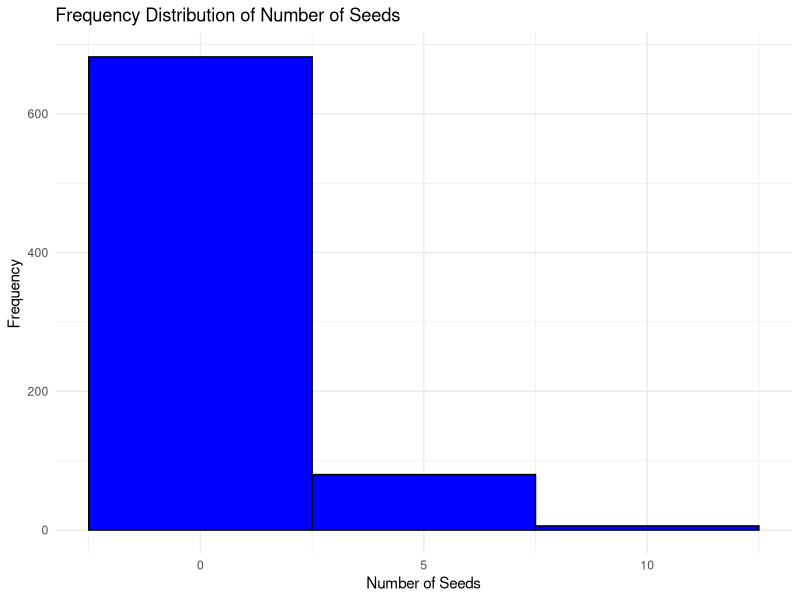
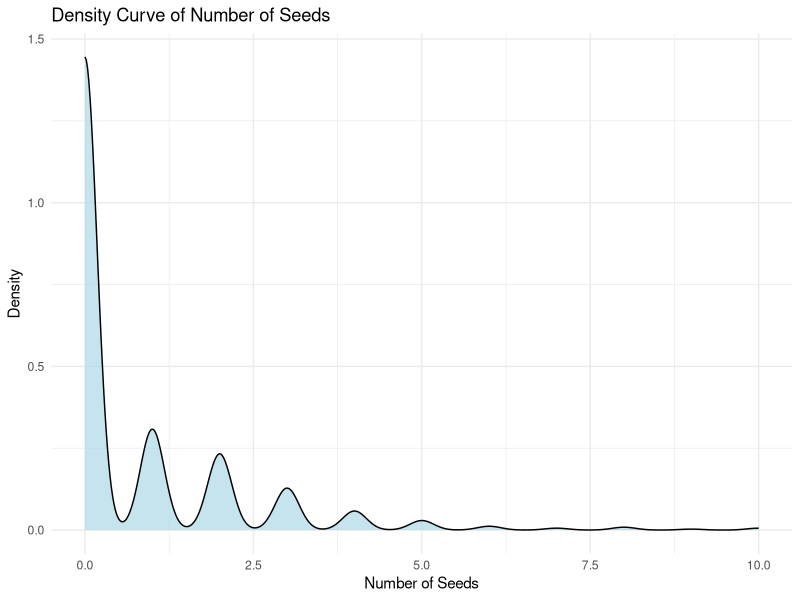
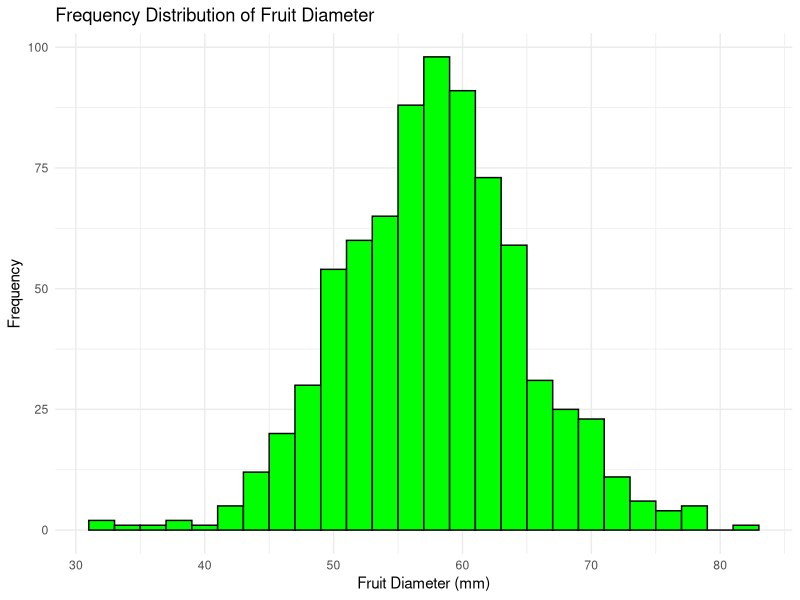
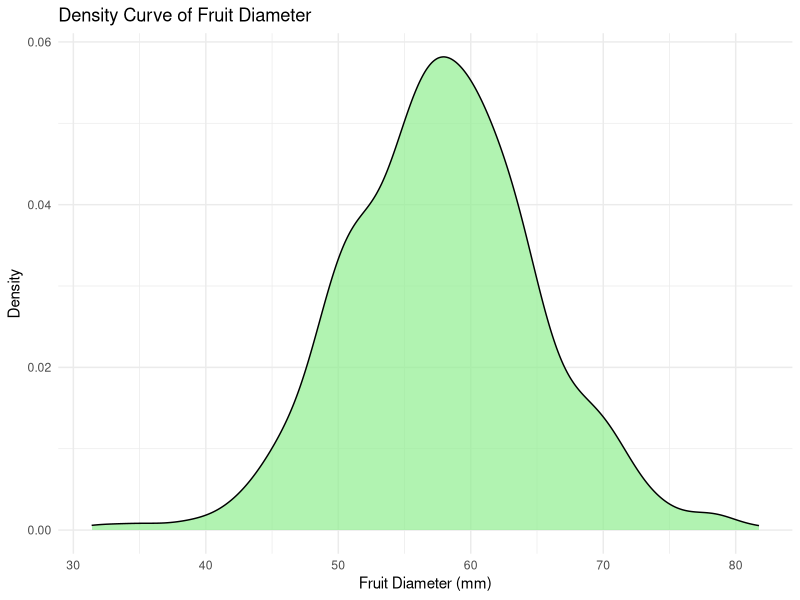
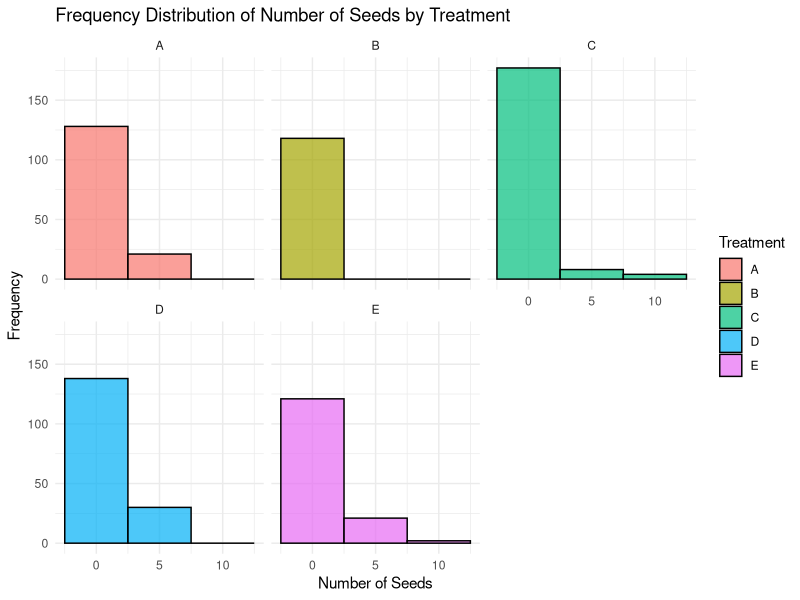
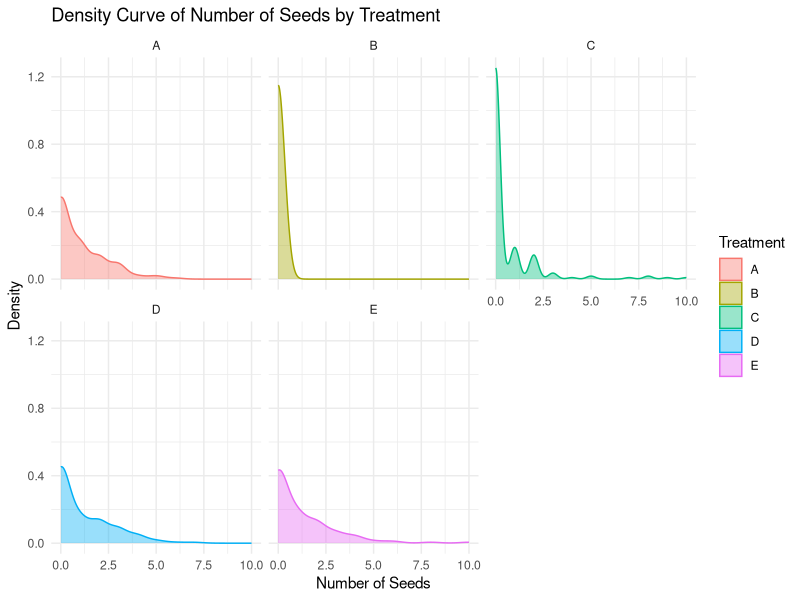
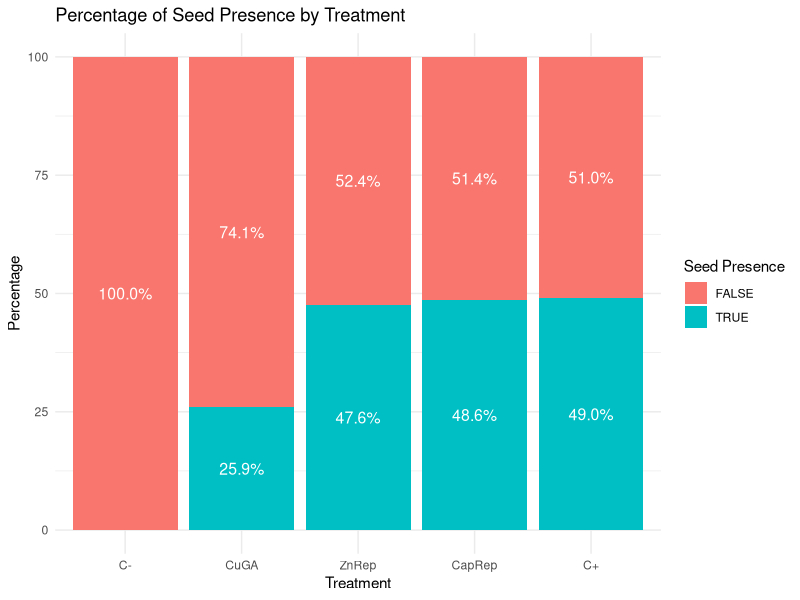

Generate these figures, in order, with R:
## ---- chunk 1
# Load necessary libraries
library(ggplot2)
library(dplyr)

# Load the dataset
data <- read.csv("DATA/frutasysemillas.csv")
knitr::opts_chunk$set(fig.path = 'results/')
## ---- chunk 2
#| label: Frequency distribution
ggplot(data, aes(x = Nseeds)) +
  geom_histogram(binwidth = 5, fill = "blue", color = "black") +
  labs(title = "Frequency Distribution of Number of Seeds",
       x = "Number of Seeds",
       y = "Frequency") +
  theme_minimal()
## ---- chunk 3
#| label: Density Curve of NSeeds
ggplot(data, aes(x = Nseeds)) +
  geom_density(fill = "lightblue", alpha = 0.7) +
  labs(title = "Density Curve of Number of Seeds",
       x = "Number of Seeds",
       y = "Density") +
  theme_minimal()
## ---- chunk 4
#| label: Frequency for FrDiameter
ggplot(data, aes(x = FrDiam)) +
  geom_histogram(binwidth = 2, fill = "green", color = "black") +
  labs(title = "Frequency Distribution of Fruit Diameter",
       x = "Fruit Diameter (mm)",
       y = "Frequency") +
  theme_minimal()
## ---- chunk 5
#| label: Density FrDiameter
ggplot(data, aes(x = FrDiam)) +
  geom_density(fill = "lightgreen", alpha = 0.7) +
  labs(title = "Density Curve of Fruit Diameter",
       x = "Fruit Diameter (mm)",
       y = "Density") +
  theme_minimal()
## ---- chunk 6
#| label: Number of seeds (treatment)
ggplot(data, aes(x = Nseeds, fill = Treatment)) +
  geom_histogram(binwidth = 5, color = "black", alpha = 0.7) +
  facet_wrap(~Treatment) +
  labs(title = "Frequency Distribution of Number of Seeds by Treatment",
       x = "Number of Seeds",
       y = "Frequency") +
  theme_minimal()
## ---- chunk 7
#| label: Density seeds (treatment)
ggplot(data, aes(x = Nseeds, color = Treatment, fill = Treatment)) +
  geom_density(alpha = 0.4) +
  facet_wrap(~Treatment) +
  labs(title = "Density Curve of Number of Seeds by Treatment",
       x = "Number of Seeds",
       y = "Density") +
  theme_minimal()
## ---- chunk 8
#| label: Chi-square (seed vs seedless)
# Categorize fruits as Seeded or Seedless
data <- data %>%
  mutate(Seeded = ifelse(Nseeds > 0, "Seeded", "Seedless"))

# Create a contingency table
contingency_table <- table(data$Seeded, data$Treatment)

# Calculate percentages
percentage_table <- prop.table(contingency_table, margin = 2) * 100

# Perform Chi-squared Test
chi_squared_result <- chisq.test(contingency_table)

# Print results
cat("Contingency Table:\n")
print(contingency_table)
cat("\nPercentage Table:\n")
print(round(percentage_table, 2))
cat("\nChi-squared Statistic (X^2):", chi_squared_result$statistic, "\n")
cat("P-value:", chi_squared_result$p.value, "\n")
## ---- chunk 9
#| label: Percentage of seeds presence
#chi-squared test to compare seeded versus seedless fruit 
# Step 1: Create a new column for Seeded and Seedless categorization
data <- data %>%
  mutate(Seeded = ifelse(Nseeds > 0, "Seeded", "Seedless"))  # Categorize fruits

# Step 2: Create a contingency table for Seeded vs Seedless fruits by Treatment
contingency_table <- table(data$Seeded, data$Treatment)

# Step 3: Calculate percentages
percentage_table <- prop.table(contingency_table, margin = 2) * 100  # Percentage by Treatment

# Step 4: Run the Chi-Squared Test
chi_squared_result <- chisq.test(contingency_table)

# Step 5: Extract Chi-squared statistic and p-value
x2_value <- chi_squared_result$statistic
p_value <- chi_squared_result$p.value

# Step 6: Print results
cat("Contingency Table:\n")
print(contingency_table)
cat("\nPercentage Table (Seeded vs Seedless by Treatment):\n")
print(round(percentage_table, 2))  # Rounded for clarity
cat("\nChi-squared Statistic (X^2):", x2_value, "\n")
cat("P-value:", p_value, "\n")

#Figure 5 Plot
# Load required libraries
library(ggplot2)
library(dplyr)

# Step 1: Exclude NA values in key columns
data <- data %>%
  filter(!is.na(Nseeds), !is.na(FrDiam), !is.na(Treatment))  # Remove rows with NA values

# Step 2: Categorize Seed Presence
data <- data %>%
  mutate(SeedPresence = ifelse(Nseeds > 0, "TRUE", "FALSE"))  # Categorize as Seeded or Seedless

# Step 3: Check and force Treatment levels
data$Treatment <- factor(data$Treatment, 
                         levels = c("B", "C", "D", "E", "A"))  # Order: C-, CuGA, ZnRep, CapRep, C+

# Debugging Step: Print treatment levels
print("Treatment levels after ordering:")
print(levels(data$Treatment))

# Step 4: Calculate Percentages by Treatment and SeedPresence
percent_data <- data %>%
  group_by(Treatment, SeedPresence) %>%
  summarise(Count = n(), .groups = "drop") %>%
  group_by(Treatment) %>%
  mutate(Percent = (Count / sum(Count)) * 100)

# Debugging Step: Print percent_data
print("Summarized percentage data:")
print(percent_data)

# Step 5: Force the graph to output
ggplot(percent_data, aes(x = Treatment, y = Percent, fill = SeedPresence)) +
  geom_bar(stat = "identity", position = "stack") +
  geom_text(aes(label = sprintf("%.1f%%", Percent)),
            position = position_stack(vjust = 0.5), color = "white", size = 4) +
  labs(title = "Percentage of Seed Presence by Treatment",
       x = "Treatment",
       y = "Percentage",
       fill = "Seed Presence") +
  theme_minimal() +
  scale_x_discrete(labels = c("C-", "CuGA", "ZnRep", "CapRep", "C+"))  # Correct display labels
